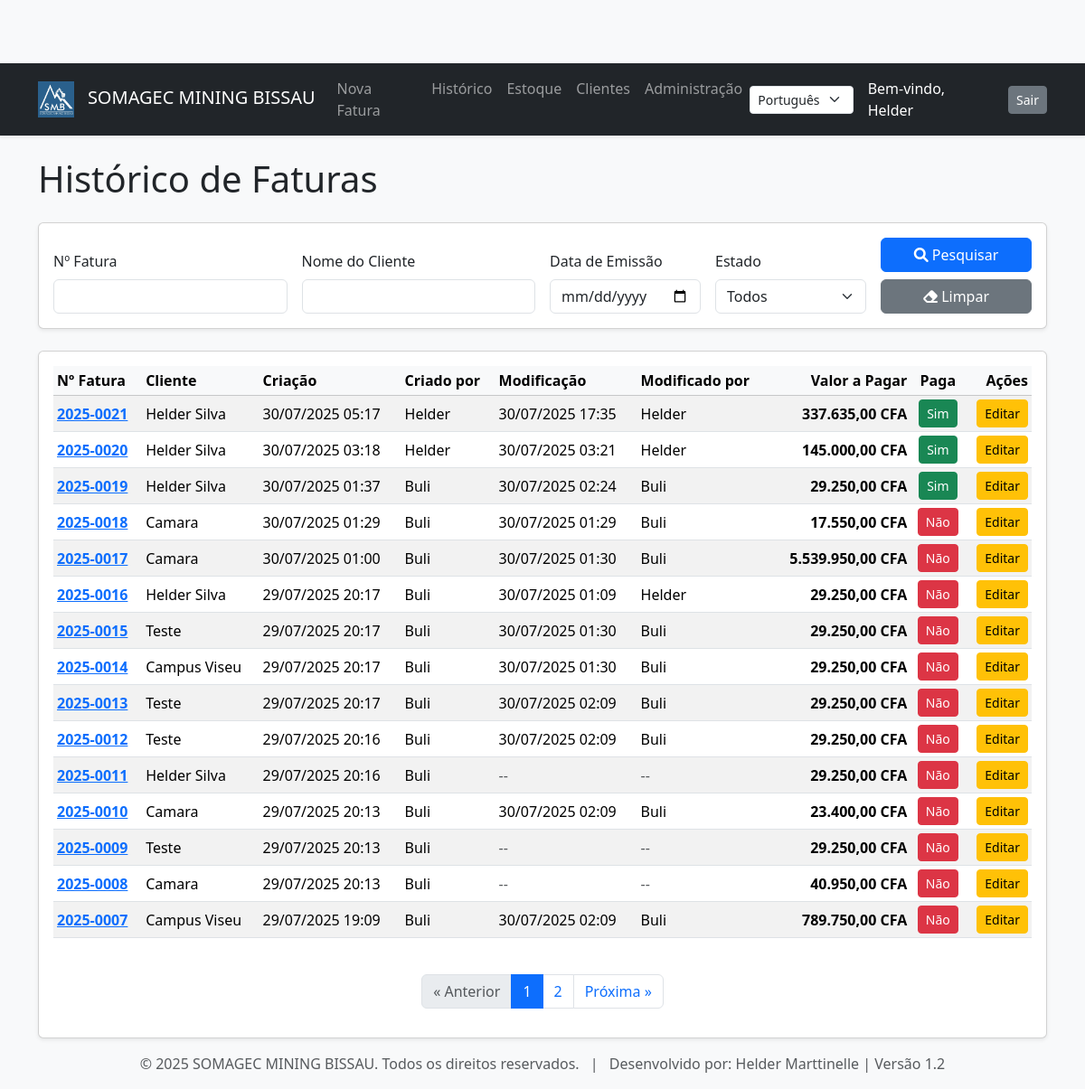
The page /faturas/ (signed in) on the database as committed earlier.
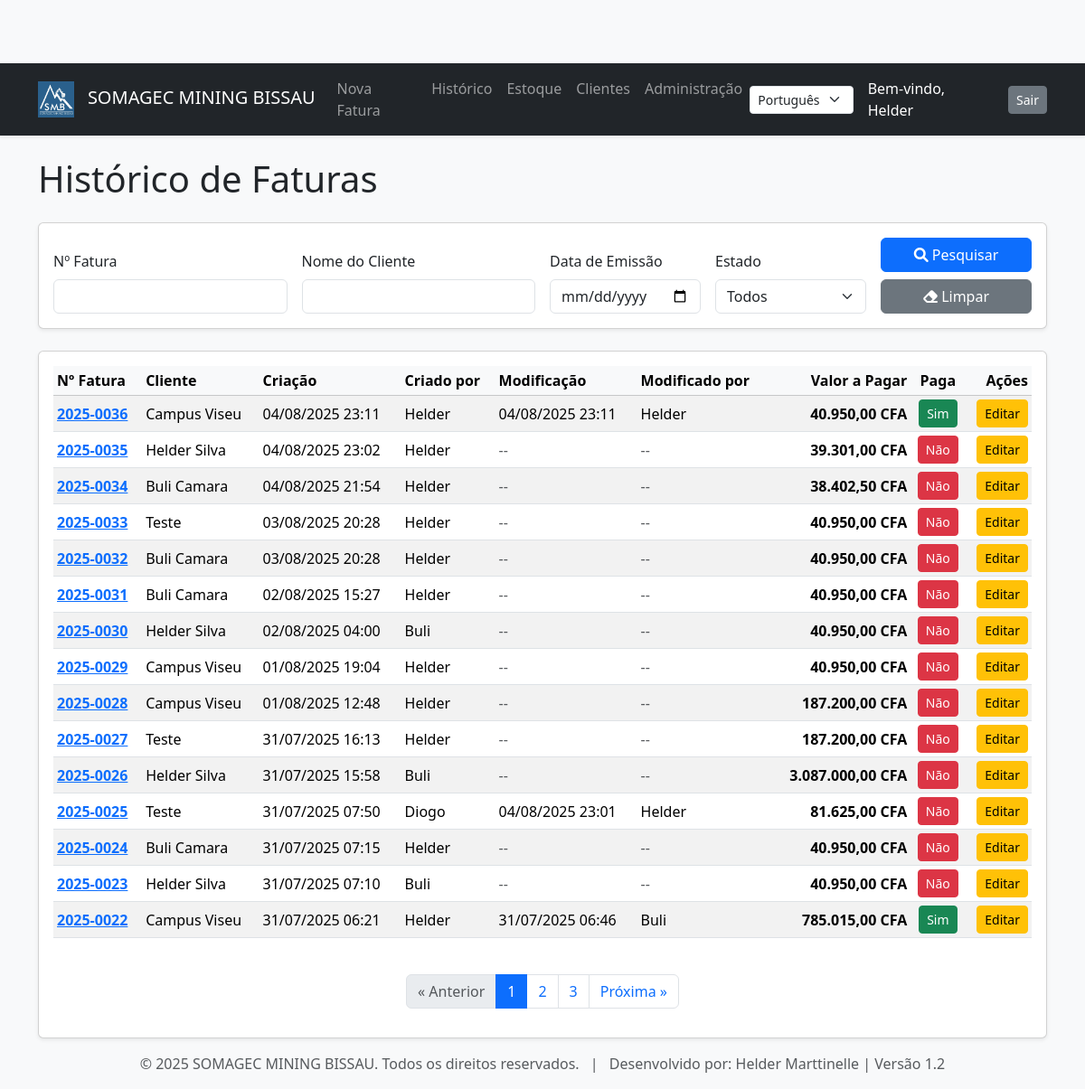
The same page on the database as committed later.
### stock/models.py (models this page shows, shortened)
class Fatura(models.Model):
    cliente = models.ForeignKey(Cliente, verbose_name=_('cliente'), on_delete=models.PROTECT)
    utilizador = models.ForeignKey(User, verbose_name=_('Criado por'), on_delete=models.SET_NULL, null=True, blank=True)
    data_emissao = models.DateField(_('data de emissão'), default=timezone.now)
    modificado_por = models.ForeignKey(User, related_name='faturas_modificadas', on_delete=models.SET_NULL, null=True, blank=True, verbose_name=_('Modificado por'))
    numero_fatura = models.CharField(_('número da fatura'), max_length=50, unique=True, blank=True)
    paga = models.BooleanField(_('paga'), default=False)
    taxa_igv = models.DecimalField(_('Taxa IGV (%)'), max_digits=5, decimal_places=2, default=17.00)
    desconto = models.DecimalField(_('desconto (%)'), max_digits=5, decimal_places=2, default=0.00, help_text=_("Percentagem de desconto (ex: 5 para 5%)"))
    adiantamento = models.DecimalField(_('adiantamento (€)'), max_digits=10, decimal_places=2, default=0.00, help_text=_("Valor do adiantamento em euros"))
    criado_em = models.DateTimeField(auto_now_add=True)
    atualizado_em = models.DateTimeField(auto_now=True)
    @property
    def subtotal(self): return sum(item.subtotal for item in self.itens.all()) if self.itens.all() else Decimal('0.00')
    @property
    def valor_desconto(self): return self.subtotal * (self.desconto / Decimal(100))
    @property
    def subtotal_apos_desconto(self): return self.subtotal - self.valor_desconto
    @property
    def valor_igv(self): return self.subtotal_apos_desconto * (self.taxa_igv / Decimal(100))
    @property
    def total_geral(self): return self.subtotal_apos_desconto + self.valor_igv
    @property
    def valor_a_pagar(self): return max(self.total_geral - self.adiantamento, Decimal('0.00'))
    @property
    def foi_modificada(self):
        if not self.criado_em or not self.atualizado_em: return False
        return self.atualizado_em > self.criado_em + timedelta(seconds=1)
    class Meta:
        verbose_name = _("Fatura")
        verbose_name_plural = _("Faturas")

class Cliente(models.Model):
    nome = models.CharField(_('nome'), max_length=200)
    nif = models.CharField(_('NIF/Contribuinte'), max_length=50, blank=True)
    endereco = models.CharField(_('endereço'), max_length=255, blank=True)
    telefone = models.CharField(_('telefone'), max_length=50, blank=True)
    email = models.EmailField(_('email'), blank=True)
    criado_em = models.DateTimeField(auto_now_add=True, null=True)
    atualizado_em = models.DateTimeField(auto_now=True, null=True)
    utilizador = models.ForeignKey(settings.AUTH_USER_MODEL, on_delete=models.SET_NULL, null=True, blank=True, related_name='clientes_criados')
    modificado_por = models.ForeignKey(settings.AUTH_USER_MODEL, on_delete=models.SET_NULL, null=True, blank=True, related_name='clientes_modificados')
    class Meta:
        verbose_name = _("Cliente")
        verbose_name_plural = _("Clientes")

class ItemFatura(models.Model):
    fatura = models.ForeignKey(Fatura, related_name='itens', on_delete=models.CASCADE)
    produto = models.ForeignKey(Produto, verbose_name=_('produto'), on_delete=models.PROTECT)
    quantidade = models.DecimalField(_('quantidade'), max_digits=10, decimal_places=2, null=True, blank=True)
    preco_unitario = models.DecimalField(_('preço unitário'), max_digits=10, decimal_places=2, null=True, blank=True)
    @property
    def subtotal(self): return self.quantidade * self.preco_unitario if self.quantidade and self.preco_unitario else Decimal('0.00')

### stock/views.py (the view)
# urls.py: path('faturas/', views.lista_faturas_view, name='lista_faturas'),
@login_required
def lista_faturas_view(request):
    q_numero = request.GET.get('q_numero', '')
    q_cliente = request.GET.get('q_cliente', '')
    q_data = request.GET.get('q_data', '')
    q_paga = request.GET.get('q_paga', '')
    q_periodo = request.GET.get('q_periodo', '')
    faturas = Fatura.objects.all().order_by('-data_emissao', '-numero_fatura')
    if q_numero: faturas = faturas.filter(numero_fatura__icontains=q_numero)
    if q_cliente: faturas = faturas.filter(cliente__nome__icontains=q_cliente)
    if q_data:
        try: faturas = faturas.filter(data_emissao=datetime.strptime(q_data, '%Y-%m-%d').date())
        except (ValueError, TypeError): pass
    if q_paga == 'sim': faturas = faturas.filter(paga=True)
    if q_paga == 'nao': faturas = faturas.filter(paga=False)
    if q_periodo == 'mes_atual':
        hoje = date.today()
        faturas = faturas.filter(data_emissao__year=hoje.year, data_emissao__month=hoje.month)
    paginator = Paginator(faturas, 15)
    page_obj = paginator.get_page(request.GET.get('page'))
    return render(request, 'stock/lista_faturas.html', {'page_obj': page_obj})

### stock/context_processors.py (called while the page is built)
def dados_empresa_processor(request):
    dados = DadosEmpresa.objects.first()
    return {'dados_empresa': dados}

### stock/templatetags/stock_tags.py (called while the page is built)
@register.simple_tag
def url_params_minus_page(request_get):
    params = request_get.copy()
    params.pop('page', None)  # Remove a chave 'page' de forma segura
    return params.urlencode()

### stock/templates/stock/lista_faturas.html (shortened to what the changed rows need)
{% extends "stock/base.html" %}
{% load i18n %}
{% load l10n %}
{% load humanize %}
{% block content %}
    <h1 class="mb-4">{% trans "Histórico de Faturas" %}</h1>
    <div class="card shadow-sm">
        <div class="card-body">
            <div class="table-responsive">
                <table class="table table-striped table-hover align-middle table-sm">
                    <thead class="table-light">
                        <tr>
                            <th>{% trans "Nº Fatura" %}</th>
                            <th>{% trans "Cliente" %}</th>
                            <th>{% trans "Criação" %}</th>
                            <th>{% trans "Criado por" %}</th>
                            <th>{% trans "Modificação" %}</th>
                            <th>{% trans "Modificado por" %}</th>
                            <th class="text-end">{% trans "Valor a Pagar" %}</th>
                            <th class="text-center">{% trans "Paga" %}</th>
                            <th class="text-end">{% trans "Ações" %}</th>
                        </tr>
                    </thead>
                    <tbody>
                        {% for fatura in page_obj %}
                            <tr>
                                <td><a href="{% url 'detalhe_fatura' fatura.id %}"><strong>{{ fatura.numero_fatura }}</strong></a></td>
                                <td>{{ fatura.cliente.nome }}</td>
                                <td>{{ fatura.criado_em|date:"d/m/Y H:i" }}</td>
                                <td>{{ fatura.utilizador.username|default:"N/A" }}</td>
                                <td>{% if fatura.foi_modificada %}{{ fatura.atualizado_em|date:"d/m/Y H:i" }}{% else %}<span class="text-muted">--</span>{% endif %}</td>
                                <td>{% if fatura.modificado_por %}{{ fatura.modificado_por.username }}{% else %}<span class="text-muted">--</span>{% endif %}</td>
                                <td class="text-end fw-bold">{{ fatura.valor_a_pagar|floatformat:2|intcomma }} CFA</td>
                                <td class="text-center">
                                    <form action="{% url 'toggle_fatura_paga' fatura.id %}" method="post" class="d-inline">
                                        <button type="submit" class="btn btn-sm px-2 py-1 {% if fatura.paga %}btn-success{% else %}btn-danger{% endif %}">
                                            {% if fatura.paga %}{% trans "Sim" %}{% else %}{% trans "Não" %}{% endif %}
                                        </button>
                                    </form>
                                </td>
                                <td class="text-end"><a href="{% url 'editar_fatura' fatura.id %}" class="btn btn-warning btn-sm">{% trans "Editar" %}</a></td>
                            </tr>
                        {% empty %}
                            <tr><td colspan="9" class="text-center">{% trans "Nenhuma fatura encontrada." %}</td></tr>
                        {% endfor %}
                    </tbody>
                </table>
            </div>
            {% if page_obj.has_other_pages %}
                 {% with request.GET.urlencode as params %}{% include 'stock/pagination.html' with params=params %}{% endwith %}
            {% endif %}
        </div>
    </div>
{% endblock %}

Rows that differ between the two databases and show on the page:
no longer on this page (row edited): Fatura: numero_fatura "2025-0021", cliente.nome "Helder Silva", criado_em "30/07/2025 05:17", utilizador.username "Helder", atualizado_em "30/07/2025 17:35", modificado_por.username "Helder", valor_a_pagar "337.635,00", paga True (drawn)
no longer on this page (row unchanged): Fatura: numero_fatura "2025-0020", cliente.nome "Helder Silva", criado_em "30/07/2025 03:18", utilizador.username "Helder", atualizado_em "30/07/2025 03:21", modificado_por.username "Helder", valor_a_pagar "145.000,00", paga True (drawn)
no longer on this page (row edited): Fatura: numero_fatura "2025-0019", cliente.nome "Helder Silva", criado_em "30/07/2025 01:37", utilizador.username "Buli", atualizado_em "30/07/2025 02:24", modificado_por.username "Buli", valor_a_pagar "29.250,00", paga True (drawn)
no longer on this page (row unchanged): Fatura: numero_fatura "2025-0018", cliente.nome "Camara", criado_em "30/07/2025 01:29", utilizador.username "Buli", atualizado_em "30/07/2025 01:29", modificado_por.username "Buli", valor_a_pagar "17.550,00"
no longer on this page (row edited): Fatura: numero_fatura "2025-0017", cliente.nome "Camara", criado_em "30/07/2025 01:00", utilizador.username "Buli", atualizado_em "30/07/2025 01:30", modificado_por.username "Buli", valor_a_pagar "5.539.950,00"
no longer on this page (row edited): Fatura: numero_fatura "2025-0016", cliente.nome "Helder Silva", criado_em "29/07/2025 20:17", utilizador.username "Buli", atualizado_em "30/07/2025 01:09", modificado_por.username "Helder", valor_a_pagar "29.250,00"
removed Fatura: numero_fatura "2025-0015", cliente.nome "Teste", criado_em "29/07/2025 20:17", utilizador.username "Buli", atualizado_em "30/07/2025 01:30", modificado_por.username "Buli", valor_a_pagar "29.250,00"
no longer on this page (row edited): Fatura: numero_fatura "2025-0014", cliente.nome "Campus Viseu", criado_em "29/07/2025 20:17", utilizador.username "Buli", atualizado_em "30/07/2025 01:30", modificado_por.username "Buli", valor_a_pagar "29.250,00"
no longer on this page (row unchanged): Fatura: numero_fatura "2025-0013", cliente.nome "Teste", criado_em "29/07/2025 20:17", utilizador.username "Buli", atualizado_em "30/07/2025 02:09", modificado_por.username "Buli", valor_a_pagar "29.250,00"
no longer on this page (row unchanged): Fatura: numero_fatura "2025-0012", cliente.nome "Teste", criado_em "29/07/2025 20:16", utilizador.username "Buli", atualizado_em "30/07/2025 02:09", modificado_por.username "Buli", valor_a_pagar "29.250,00"
no longer on this page (row unchanged): Fatura: numero_fatura "2025-0011", cliente.nome "Helder Silva", criado_em "29/07/2025 20:16", utilizador.username "Buli", valor_a_pagar "29.250,00"
no longer on this page (row unchanged): Fatura: numero_fatura "2025-0010", cliente.nome "Camara", criado_em "29/07/2025 20:13", utilizador.username "Buli", atualizado_em "30/07/2025 02:09", modificado_por.username "Buli", valor_a_pagar "23.400,00"
no longer on this page (row unchanged): Fatura: numero_fatura "2025-0009", cliente.nome "Teste", criado_em "29/07/2025 20:13", utilizador.username "Buli", valor_a_pagar "29.250,00"
no longer on this page (row unchanged): Fatura: numero_fatura "2025-0008", cliente.nome "Camara", criado_em "29/07/2025 20:13", utilizador.username "Buli", valor_a_pagar "40.950,00"
no longer on this page (row unchanged): Fatura: numero_fatura "2025-0007", cliente.nome "Campus Viseu", criado_em "29/07/2025 19:09", utilizador.username "Buli", atualizado_em "30/07/2025 02:09", modificado_por.username "Buli", valor_a_pagar "789.750,00"
added Fatura: numero_fatura "2025-0036", cliente.nome "Campus Viseu", criado_em "04/08/2025 23:11", utilizador.username "Helder", atualizado_em "04/08/2025 23:11", modificado_por.username "Helder", valor_a_pagar "40.950,00", paga True (drawn)
added Fatura: numero_fatura "2025-0035", cliente.nome "Helder Silva", criado_em "04/08/2025 23:02", utilizador.username "Helder", valor_a_pagar "39.301,00"
added Fatura: numero_fatura "2025-0034", cliente.nome "Buli Camara", criado_em "04/08/2025 21:54", utilizador.username "Helder", valor_a_pagar "38.402,50"
added Fatura: numero_fatura "2025-0033", cliente.nome "Teste", criado_em "03/08/2025 20:28", utilizador.username "Helder", valor_a_pagar "40.950,00"
added Fatura: numero_fatura "2025-0032", cliente.nome "Buli Camara", criado_em "03/08/2025 20:28", utilizador.username "Helder", valor_a_pagar "40.950,00"
added Fatura: numero_fatura "2025-0031", cliente.nome "Buli Camara", criado_em "02/08/2025 15:27", utilizador.username "Helder", valor_a_pagar "40.950,00"
added Fatura: numero_fatura "2025-0030", cliente.nome "Helder Silva", criado_em "02/08/2025 04:00", utilizador.username "Buli", valor_a_pagar "40.950,00"
added Fatura: numero_fatura "2025-0029", cliente.nome "Campus Viseu", criado_em "01/08/2025 19:04", utilizador.username "Helder", valor_a_pagar "40.950,00"
added Fatura: numero_fatura "2025-0028", cliente.nome "Campus Viseu", criado_em "01/08/2025 12:48", utilizador.username "Helder", valor_a_pagar "187.200,00"
added Fatura: numero_fatura "2025-0027", cliente.nome "Teste", criado_em "31/07/2025 16:13", utilizador.username "Helder", valor_a_pagar "187.200,00"
added Fatura: numero_fatura "2025-0026", cliente.nome "Helder Silva", criado_em "31/07/2025 15:58", utilizador.username "Buli", valor_a_pagar "3.087.000,00"
added Fatura: numero_fatura "2025-0025", cliente.nome "Teste", criado_em "31/07/2025 07:50", utilizador.username "Diogo", atualizado_em "04/08/2025 23:01", modificado_por.username "Helder", valor_a_pagar "81.625,00"
added Fatura: numero_fatura "2025-0024", cliente.nome "Buli Camara", criado_em "31/07/2025 07:15", utilizador.username "Helder", valor_a_pagar "40.950,00"
added Fatura: numero_fatura "2025-0023", cliente.nome "Helder Silva", criado_em "31/07/2025 07:10", utilizador.username "Buli", valor_a_pagar "40.950,00"
added Fatura: numero_fatura "2025-0022", cliente.nome "Campus Viseu", criado_em "31/07/2025 06:21", utilizador.username "Helder", atualizado_em "31/07/2025 06:46", modificado_por.username "Buli", valor_a_pagar "785.015,00", paga True (drawn)
Other text that changed with them:
new list line: "3"
